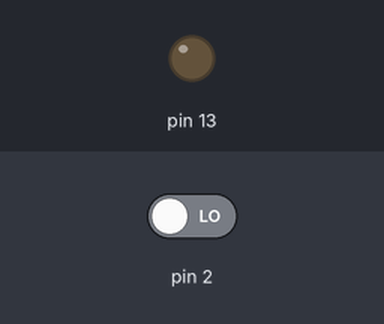
This sketch was run on a simulated Arduino Uno, built with avr-gcc and run on an emulated ATmega328P. Shown: output pins drawn as LEDs (lit = HIGH). The inputs (shaded band) are chosen by the test bench; at power-on: pin 2 LOW.

Above: at 2.8 s.
2.9 s: pin 2 driven HIGH
At 5.2 s:
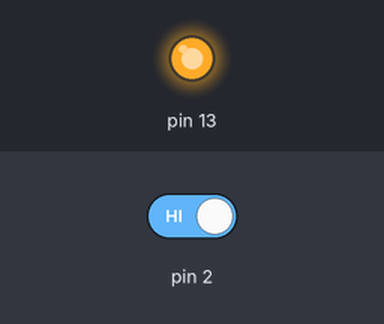
5.5 s: pin 2 driven LOW
At 7.7 s:
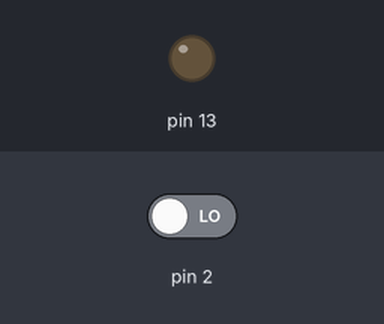
Timing chart, 0 to 9.2 s (numbered marks = the images above; inputs shaded):
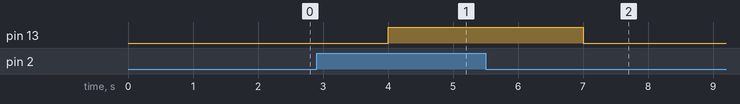

Measured:
- after the input at 2.9 s, pin 13: LOW → HIGH after 1.1 s
- after the input at 5.5 s, pin 13: HIGH → LOW after 1.5 s

The sketch:

pulsador.ino
```cpp
void setup() {
  pinMode(2, INPUT);
  pinMode(13, OUTPUT);
}

void loop() {
  int estadoBoton = digitalRead(2); //leer el voltaje si hay 0 o 5 voltios
  if (estadoBoton==1){
    delay(1000);
    digitalWrite(13, HIGH);

  }else{
    delay(1000);
    digitalWrite(13, LOW);
  }

}
```
